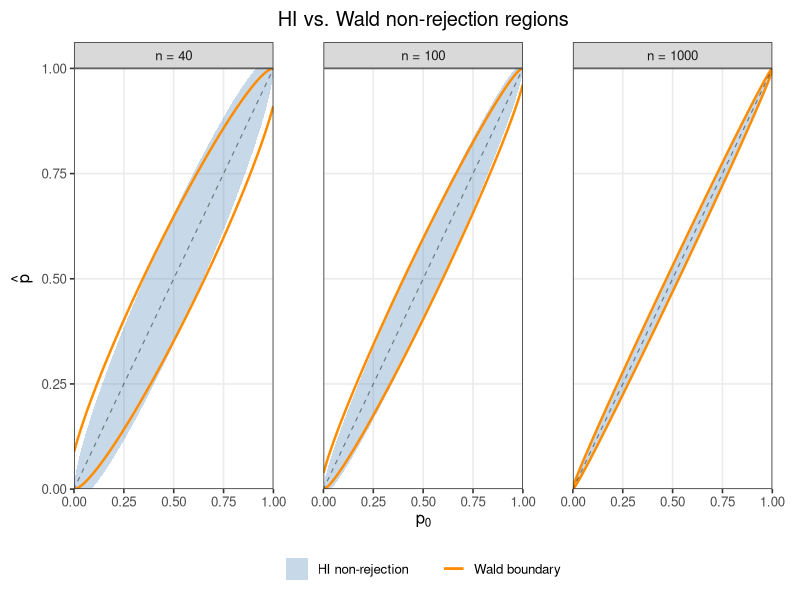
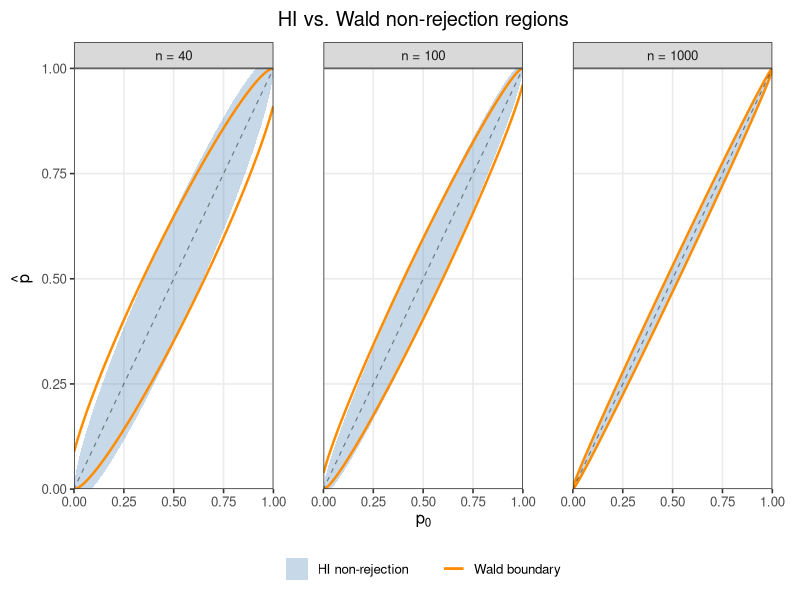
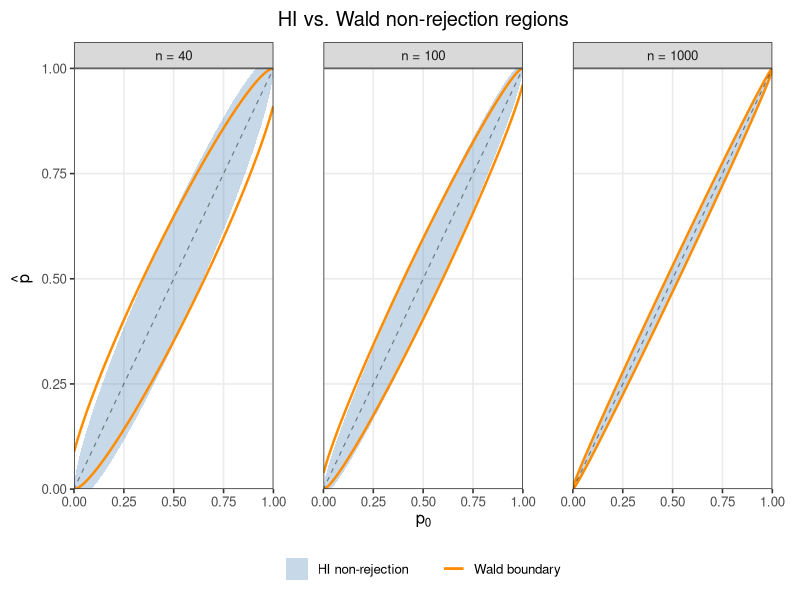

The R script that drew these images, in order:
library(ggplot2)
library(dplyr)
library(grid)

alpha <- 0.05
z <- qnorm(1-alpha/2)

save_dir <- "./figures"

# function that receives a pair (p0, n) and returns the lower and upper
# endpoints for both non-rejection regions, as well as the midpoint and half-widths
endpoints <- function(p0, n, z = z) {
  c_val <- z^2/n
  g0 <- p0*(1-p0)
  
  # HI non-rejection region: |phat - p0| <= z * sqrt(p0(1-p0)/n)
  h_HI <- sqrt(c_val*g0)
  hi_lo <- p0-h_HI
  hi_hi <- p0+h_HI
  
  # Wald non-rejection region: |phat - p0| <= z * sqrt(phat(1-phat)/n)
  # squaring and rearranging gives a quadratic in phat
  disc <- c_val*(c_val+4*g0)
  m_W <- (2*p0+c_val)/(2*(1+c_val))
  h_W <- sqrt(disc)/(2*(1+c_val))
  
  wald_lo <- m_W-h_W
  wald_hi <- m_W+h_W
  
  data.frame(
    p0 = p0,
    n = n,
    hi_lo = hi_lo,
    hi_hi = hi_hi,
    wald_lo = wald_lo,
    wald_hi = wald_hi,
    m_W = m_W,
    h_HI = h_HI,
    h_W = h_W
  )
}

# plot HI and Wald non-rejection regions as functions of p0
plot_acceptance_regions <- function(
    n_values = c(40, 100, 1000),
    p0_min = 0.001,
    p0_max = 0.999,
    num_grid = 600,
    output_pdf = "acceptance_regions_R.pdf",
    output_png = "acceptance_regions_R.png"
) {
  dir.create(save_dir, recursive = TRUE, showWarnings = FALSE)
  
  p0_grid <- seq(p0_min, p0_max, length.out = num_grid)
  
  plot_data <- bind_rows(
    lapply(n_values, function(n) {
      bind_rows(lapply(p0_grid, function(p0) endpoints(p0, n, z)))
    })
  )
  
  plot_data$n_label <- factor(
    plot_data$n,
    levels = n_values,
    labels = paste0("n = ", n_values)
  )
  
  p <- ggplot(plot_data, aes(x = p0)) +
    # HI non-rejection region
    geom_ribbon(
      aes(ymin = hi_lo, ymax = hi_hi, fill = "HI non-rejection"),
      alpha = 0.30
    ) +
    # Wald non-rejection boundaries
    geom_line(
      aes(y = wald_lo, color = "Wald boundary"),
      linewidth = 0.85
    ) +
    geom_line(
      aes(y = wald_hi, color = "Wald boundary"),
      linewidth = 0.85
    ) +
    # diagonal line phat = p0
    geom_abline(
      intercept = 0,
      slope = 1,
      linetype = "dashed",
      color = "black",
      alpha = 0.45,
      linewidth = 0.4
    ) +
    facet_wrap(~ n_label, nrow = 1) +
    scale_fill_manual(
      values = c("HI non-rejection" = "steelblue"),
      name = NULL
    ) +
    scale_color_manual(
      values = c("Wald boundary" = "darkorange"),
      name = NULL
    ) +
    scale_x_continuous(
      breaks = seq(0, 1, by = 0.25),
      expand = c(0, 0)
    ) +
    scale_y_continuous(
      breaks = seq(0, 1, by = 0.25),
      expand = c(0, 0)
    ) +
    coord_cartesian(
      xlim = c(0, 1),
      ylim = c(0, 1),
      expand = FALSE
    ) +
    labs(
      title = "HI vs. Wald non-rejection regions",
      x = expression(p[0]),
      y = expression(hat(p))
    ) +
    theme_bw(base_size = 12) +
    theme(
      plot.title = element_text(hjust = 0.5, margin = margin(b = 8)),
      plot.margin = margin(t = 8, r = 20, b = 8, l = 8),
      panel.spacing = unit(2.5, "lines"),
      legend.position = "bottom",
      legend.direction = "horizontal",
      legend.box = "horizontal",
      legend.background = element_blank(),
      panel.grid.minor = element_blank()
    )
  
  ggsave(
    filename = file.path(save_dir, output_pdf),
    plot = p,
    width = 15,
    height = 5,
    device = cairo_pdf
  )
  
  ggsave(
    filename = file.path(save_dir, output_png),
    plot = p,
    width = 17,
    height = 5,
    dpi = 130
  )
  
  print(p)
}

plot_acceptance_regions()
